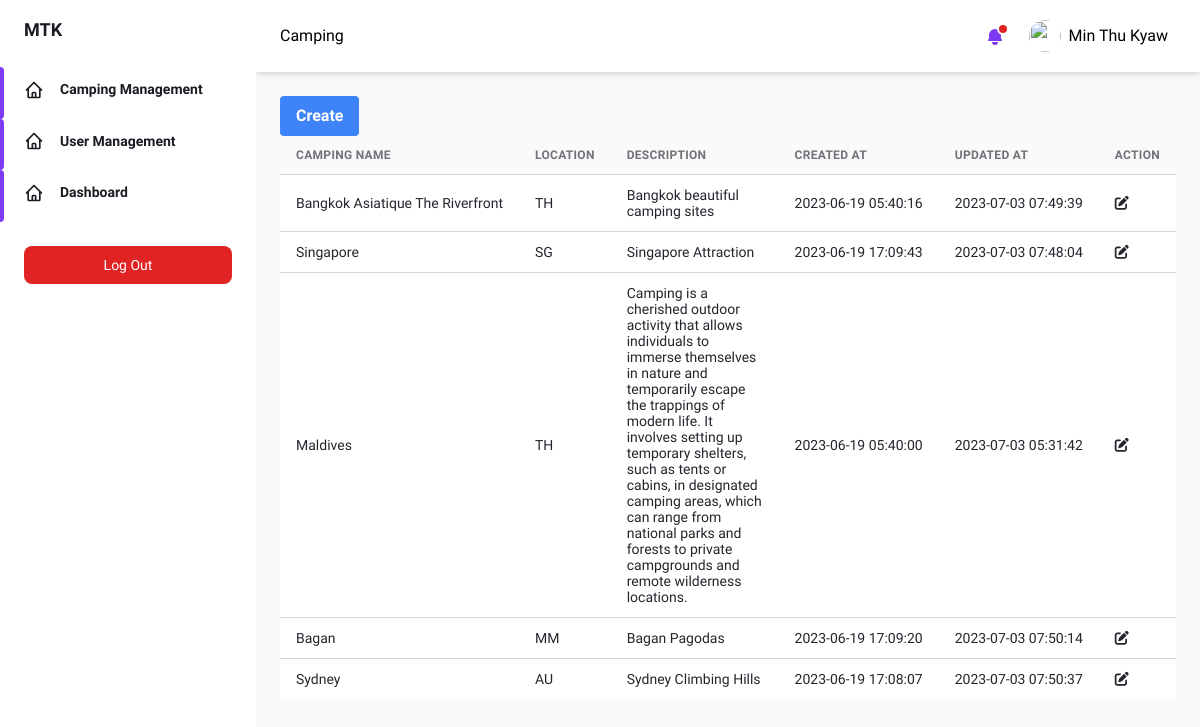
The app's page /pages/admin/camping.php (signed in) with its own data.
### tables this page shows
CREATE TABLE `users` (
  `id` int(11) NOT NULL,
  `username` varchar(100) NOT NULL,
  `password` varchar(100) NOT NULL,
  `name` varchar(100) DEFAULT NULL,
  `role` varchar(100) DEFAULT NULL,
  `remark` varchar(255) DEFAULT NULL,
  `created_at` timestamp NOT NULL DEFAULT CURRENT_TIMESTAMP,
  `updated_at` timestamp NOT NULL DEFAULT CURRENT_TIMESTAMP ON UPDATE CURRENT_TIMESTAMP
);

CREATE TABLE `camping_sites` (
  `id` varchar(100) NOT NULL,
  `name` varchar(100) NOT NULL,
  `location` varchar(100) DEFAULT NULL,
  `description` text,
  `image` text NOT NULL,
  `created_at` timestamp NOT NULL DEFAULT CURRENT_TIMESTAMP,
  `updated_at` timestamp NOT NULL DEFAULT CURRENT_TIMESTAMP ON UPDATE CURRENT_TIMESTAMP
);

### Controller/User.php (called while the page is built, shortened)
<?php
require_once("Query.php");
class User{
    private query $query;
    function __construct() {
        $this->query = new Query();
    }
    function getCurrentUserData($id) {
        $this->id = $id;
        $sql = "SELECT * FROM users WHERE id = '$this->id'";
        $this->user = $this->query->executeQuery($sql, CONST_GET);
        return json_encode($this->user);
    }
}
?>

### Controller/Query.php (called while the page is built, shortened)
<?php
require_once(CONST_BASE_PATH . "/db_connect.php");
class Query {
    private $conn;
    private array $response = [];
    public function __construct() {
        global $conn;
        $this->conn = $conn;
    }
    public function executeQuery($sql, $method) {
        $this->method = $method;
        if ($this->method === CONST_PUT) {
            $result = mysqli_query($this->conn, $sql);
            if ($result) {
                $this->response = [
                    'success' => true,
                    'message' => 'Updated successfully.'
                ];
            } else {
                $this->response = [
                    'success' => false,
                    'message' => 'Something went wrong.'
                ];
            }
            return $this->response;
        } else if ($this->method === CONST_GET) {
            $result = mysqli_query($this->conn, $sql);
            $data = mysqli_fetch_all($result, MYSQLI_ASSOC);
            return $data;
        } else if ($this->method === CONST_POST) {
            $result = mysqli_query($this->conn, $sql);
            if ($result) {
                $this->response = [
                    'success' => true,
                    'message' => 'Created successfully.'
                ];
            } else {
                $this->response = [
                    'success' => false,
                    'message' => 'Something went wrong.'
                ];
            }
            return $this->response;
        } else if ($this->method === CONST_DELETE) {
            $result = mysqli_query($this->conn, $sql);
            if ($result) {
                $this->response = [
                    'success' => true,
                    'message' => 'Deleted successfully.'
                ];
            } else {
                $this->response = [
                    'success' => false,
                    'message' => 'Something went wrong.'
                ];
            }
            return $this->response;
        }
    }
}
?>

### Controller/Camping.php (called while the page is built, shortened)
<?php
require_once("Query.php");
class Camping{
    private query $query;
    function __construct() {
        $this->query = new Query();
    }
    function getCampingData() {
        $sql = "SELECT * FROM camping_sites";
        $this->camping = $this->query->executeQuery($sql, CONST_GET);
        return json_encode($this->camping);
    }
}
?>

### pages/admin/camping.php (the view, shortened to what this page needs)
<?php
require_once("../../Controller/Camping.php");
require_once("../../Components/admin/headerAdmin.php");
require_once("../../Components/admin/adminNavbar.php");
$campingController = new Camping();
$campingInfos = $campingController->getCampingData();
$decodeCampingInfos = json_decode($campingInfos, true);
$tableHeading = array(
    "Camping Name",
    "Location",
    "Description",
    "Created At",
    "Updated At",
    "Action"
);
?>
<div class="container px-6 mx-auto grid p-6">
    <div class="w-full overflow-x-auto">
        <button class="bg-blue-500 hover:bg-blue-700 text-white font-bold py-2 px-4 rounded" onclick="location.href='create_camping.php'">Create</button>
        <table class="w-full whitespace-no-wrap">
            <thead>
                <tr
                    class="text-xs font-semibold tracking-wide text-left text-gray-500 uppercase border-b dark:border-gray-700 bg-gray-50 dark:text-gray-400 dark:bg-gray-800"
                >
                    <?php foreach ($tableHeading as $tHead) { ?>
                        <th class="px-4 py-3">
                            <?php echo $tHead; ?>
                        </th>
                    <?php } ?>
                </tr>
            </thead>
            <tbody
                class="bg-white divide-y dark:divide-gray-700 dark:bg-gray-800"
            >
                <?php foreach ($decodeCampingInfos as $camping) { ?>
                    <form action="<?php echo CONST_BASE_URL; ?>/pages/admin/update_camping.php" method="POST">
                        <tr class="text-gray-700 dark:text-gray-400">
                            <td class="px-4 py-3 text-sm">
                                <?php echo $camping['name']; ?>
                            </td>
                            <td class="px-4 py-3 text-sm">
                                <?php echo $camping['location']; ?>
                            </td>
                            <td class="px-4 py-3 text-sm text-wrap">
                                <?php echo $camping['description']; ?>
                            </td>
                            <td class="px-4 py-3 text-sm">
                                <?php echo $camping['created_at']; ?>
                            </td>
                            <td class="px-4 py-3 text-sm">
                                <?php echo $camping['updated_at']; ?>
                            </td>
                            <td class="px-4 py-3 text-sm">
                                <button
                                    type="submit"
                                >
                                    <i class="fa-solid fa-pen-to-square"></i>
                                </button>
                            </td>
                        </tr>
                    </form>
                <?php } ?>
            </tbody>
        </table>
    </div>
</div>
</div>
</div>
<?php
require_once("../../Components/admin/footerAdmin.php");
?>

### Components/admin/adminNavbar.php (shortened to what this page needs)
<?php
require_once("../../Controller/User.php");
$user_id = $_SESSION['user_id'];
$user = new User();
$getCurrentUser = $user->getCurrentUserData($user_id);
$decodeUserData = json_decode($getCurrentUser, true);
$navbarArr = array(
    array(
        "name" => "Camping Management",
        "icon" => "fa fa-globe fa-2x",
        "path" => CONST_BASE_URL .'/pages/admin/camping.php'
    ),
    array(
        "name" => "User Management",
        "icon" => "fa fa-home fa-2x",
        "path" =>  CONST_BASE_URL . '/pages/admin/user.php'
    ),
    array(
        "name" => "Dashboard",
        "icon" => "fa fa-globe fa-2x",
        "path" => CONST_BASE_URL .'/pages/admin/'
    )
);
$curPageName = substr($_SERVER["SCRIPT_NAME"], strrpos($_SERVER["SCRIPT_NAME"], "/") + 1);
$curPageName = str_replace('.php', '', $curPageName);
$curPageName = str_replace('_', ' ', $curPageName);
$curPageName = ucwords($curPageName);
?>
<div
    id="desktop-sidebar"
    class="flex h-screen bg-gray-50 dark:bg-gray-900"
>
    <aside
        class="z-20 hidden w-64 overflow-y-auto bg-white dark:bg-gray-800 md:block flex-shrink-0"
    >
        <div class="py-4 text-gray-500 dark:text-gray-400">
            <a
                class="ml-6 text-lg font-bold text-gray-800 dark:text-gray-200"
                href="#"
            >
                MTK
            </a>
            <ul class="mt-6">
                <?php foreach($navbarArr as $navbar) { ?>
                    <li class="relative px-6 py-3">
                        <span
                        class="absolute inset-y-0 left-0 w-1 bg-purple-600 rounded-tr-lg rounded-br-lg"
                        aria-hidden="true"
                        ></span>
                        <a
                            class="inline-flex items-center w-full text-sm font-semibold text-gray-800 transition-colors duration-150 hover:text-gray-800 dark:hover:text-gray-200 dark:text-gray-100"
                            href="<?php echo $navbar['path']; ?>"
                        >
                            <svg
                                class="w-5 h-5"
                                aria-hidden="true"
                                fill="none"
                                stroke-linecap="round"
                                stroke-linejoin="round"
                                stroke-width="2"
                                viewBox="0 0 24 24"
                                stroke="currentColor"
                            >
                                <path
                                d="M3 12l2-2m0 0l7-7 7 7M5 10v10a1 1 0 001 1h3m10-11l2 2m-2-2v10a1 1 0 01-1 1h-3m-6 0a1 1 0 001-1v-4a1 1 0 011-1h2a1 1 0 011 1v4a1 1 0 001 1m-6 0h6"
                                ></path>
                            </svg>
                            <span class="ml-4"><?php echo $navbar['name']; ?></span>
                        </a>
                    </li>
                <?php } ?>
            </ul>
            <div class="px-6 my-6">
                <form action="<?php echo CONST_BASE_URL . '/Auth/destroy_session.php'; ?>" method="POST">
                    <input
                        type="submit"
                        class="flex items-center justify-between w-full px-4 py-2 text-sm font-medium leading-5 text-white transition-colors duration-150 bg-red-600 border border-transparent rounded-lg active:bg-red-600 hover:bg-red-700 focus:outline-none focus:shadow-outline-purple"
                        value="Log Out"
                    />
                </form>
            </div>
        </div>
    </aside>
    <div class="flex flex-col flex-1 w-full">
        <header class="z-10 py-4 bg-white shadow-md dark:bg-gray-800">
            <div
                class="container flex items-center justify-between h-full px-6 mx-auto text-purple-600 dark:text-purple-300"
            >
            <h3 class="text-dark">
                <?php echo $curPageName; ?>
            </h3>
            <ul class="flex items-center flex-shrink-0 space-x-6">
                <li class="relative">
                    <button
                        class="relative align-middle rounded-md focus:outline-none focus:shadow-outline-purple"
                        @click="toggleNotificationsMenu"
                        @keydown.escape="closeNotificationsMenu"
                        aria-label="Notifications"
                        aria-haspopup="true"
                    >
                        <svg
                            class="w-5 h-5"
                            aria-hidden="true"
                            fill="currentColor"
                            viewBox="0 0 20 20"
                        >
                            <path
                                d="M10 2a6 6 0 00-6 6v3.586l-.707.707A1 1 0 004 14h12a1 1 0 00.707-1.707L16 11.586V8a6 6 0 00-6-6zM10 18a3 3 0 01-3-3h6a3 3 0 01-3 3z"
                            ></path>
                        </svg>
                        <span
                            aria-hidden="true"
                            class="absolute top-0 right-0 inline-block w-3 h-3 transform translate-x-1 -translate-y-1 bg-red-600 border-2 border-white rounded-full dark:border-gray-800"
                        ></span>
                    </button>
                </li>
                <li class="relative">
                    <button
                        class="align-middle rounded-full focus:shadow-outline-purple focus:outline-none d-flex align-items-center"
                        @click="toggleProfileMenu"
                        @keydown.escape="closeProfileMenu"
                        aria-label="Account"
                        aria-haspopup="true"
                    >
                        <img
                            class="object-cover w-8 h-8 rounded-full"
                            src="https://images.unsplash.com/photo-1502378735452-bc7d86632805?ixlib=rb-0.3.5&q=80&fm=jpg&crop=entropy&cs=tinysrgb&w=200&fit=max&s=aa3a807e1bbdfd4364d1f449eaa96d82"
                            alt=""
                            aria-hidden="true"
                        />
                        <span class="text-black p-2"><?php echo $decodeUserData[0]['name']; ?></span>
                    </button>
                </li>
            </ul>
        </div>
    </header>
    <div class="h-full overflow-y-auto">

### assets/css/variable.css (style rules this page uses)
:root { --color-one: #fff; --color-two: #333; --color-three: red; --color-four: #ededed; --color-five: #F2DAD7; --color-six: #D1A39E; --color-seven: #CECDCA; --color-eight: #474545; --color-nine: #eaeaea; --bg-dark: #333; --gradient-one: rgba(0, 0, 0, .5); --gradient-two: rgba(0, 0, 0, .3); --text-white: #fff; --text-dark: #000; --heading-one: 4rem; --heading-two: 2rem; --heading-three: 1.5rem; --heading-four: 1.25rem; --heading-five: 1rem; --heading-six: .75rem; --margin-auto: auto; --margin-0: 0; --margin-1: 1rem; --margin-2: 2rem; --margin-3: 3rem; --margin-4: 4rem; --margin-5: 5rem; --margin-6: 6rem; --margin-left-3: 3rem; --margin-left-4: 4rem; --padding-0: 0; --padding-1: 1rem; --padding-2: 2rem; --padding-3: 3rem; --padding-4: 4rem; --padding-5: 5rem; --padding-6: 6rem; --font-size-small: 1rem; --font-size-medium: 1.5rem; --font-size-large: 2rem; --font-size-1: 1rem; --font-size-2: 1.25rem; --font-size-3: 1.75rem; --font-size-4: 2.25rem; --font-size-5: 2.5rem; --font-size-6: 2.75rem; --ease: all 0.3s ease-in-out; }

### assets/css/global.css (style rules this page uses)
.d-flex { display: flex; }
.align-items-center { align-items: center; }
.text-white { color: var(--text-white); }
.ml-4 { margin-left: var(--margin-left-4); }
.text-dark { color: var(--text-dark); }
.text-wrap { text-wrap: wrap !important }

### records on screen
users: name "Min Thu Kyaw"
camping_sites: name "Bangkok Asiatique The Riverfront", location "TH", description "Bangkok beautiful camping sites", created_at "2023-06-19 05:40:16", updated_at "2023-07-03 07:49:39"
camping_sites: name "Singapore", location "SG", description "Singapore Attraction", created_at "2023-06-19 17:09:43", updated_at "2023-07-03 07:48:04"
camping_sites: name "Maldives", location "TH", description "Camping is a cherished outdoor activity that allows individuals to immerse themselves in nature and temporarily escape the trappings of modern life. It involves setting up temporary shelters, such as tents or cabins, in designated camping areas, which can range from national parks and forests to private campgrounds and remote wilderness locations.", created_at "2023-06-19 05:40:00", updated_at "2023-07-03 05:31:42"
camping_sites: name "Bagan", location "MM", description "Bagan Pagodas", created_at "2023-06-19 17:09:20", updated_at "2023-07-03 07:50:14"
camping_sites: name "Sydney", location "AU", description "Sydney Climbing Hills", created_at "2023-06-19 17:08:07", updated_at "2023-07-03 07:50:37"

### other values on screen
$navbar['name'] "Camping Management"
$navbar['name'] "User Management"
$navbar['name'] "Dashboard"
$curPageName "Camping"
$tHead "CAMPING NAME"
$tHead "LOCATION"
$tHead "DESCRIPTION"
$tHead "CREATED AT"
$tHead "UPDATED AT"
$tHead "ACTION"
